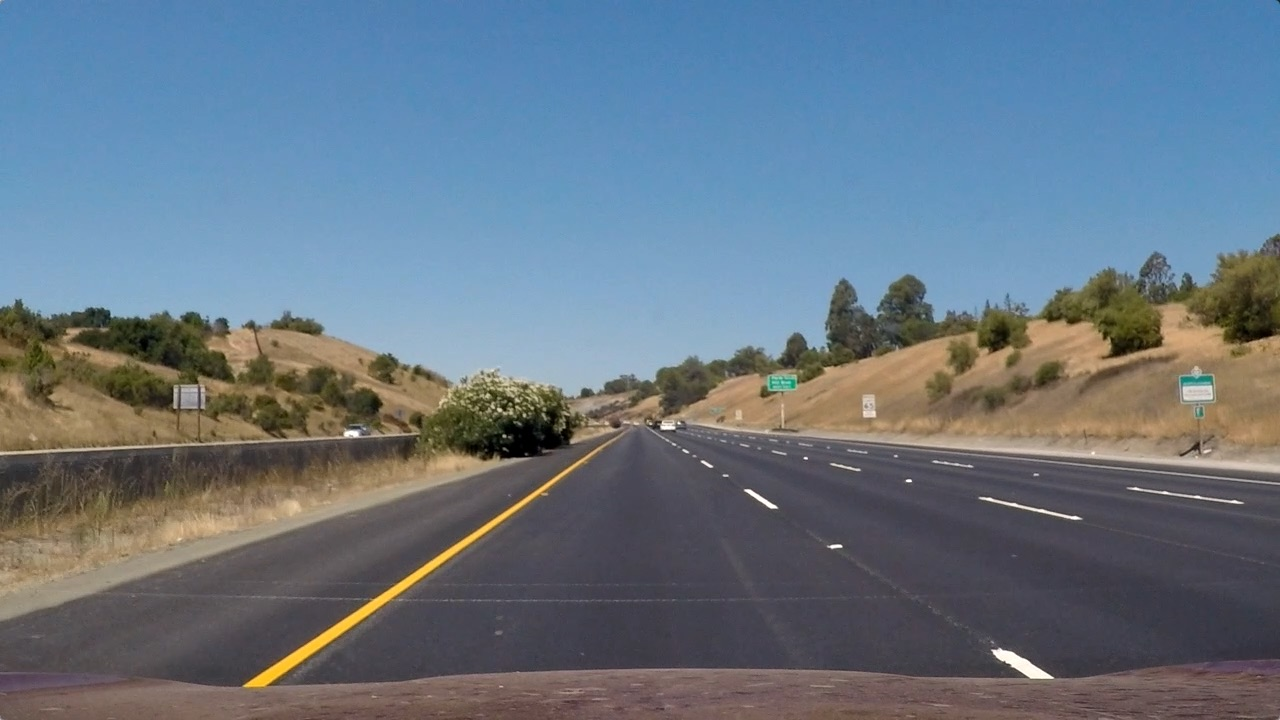
#> input picture test_images/test0a.jpg, 1280 x 720 px
$ python -i pipeline.py   (imports and definitions only)   (older library calls are emulated)
#> lines starting #> are read from the running program, lines starting #| are printed output that depends on the picture; after the words box and inside, x2 and y2 are one past the last pixel; in counts of white or black regions, pixels touching at a corner belong together
### utils.py
import cv2
import numpy as np


def abs_sobel(img, orient=(1, 0), sobel_kernel=3, thresh=(0, 255)):
    """Apply Sobel gradient in x/y orientation"""
    gray = cv2.cvtColor(img, cv2.COLOR_RGB2GRAY)

    sobel = cv2.Sobel(gray, cv2.CV_64F, orient[0], orient[1], ksize=sobel_kernel)
    abs_sobel = np.absolute(sobel)
    scaled_sobel = np.uint8(255 * abs_sobel / np.max(abs_sobel))

    s_binary = np.zeros_like(scaled_sobel)
    s_binary[(scaled_sobel >= thresh[0]) & (scaled_sobel <= thresh[1])] = 1

    return s_binary


def color_select(img, thresh=(0, 255), color_conv_type=cv2.COLOR_RGB2HLS, color_conv_indx=2):
    color_cvt = img
    if color_conv_type is not None:
        color_cvt = cv2.cvtColor(img, color_conv_type)
    channel = color_cvt[:, :, color_conv_indx]

    binary_output = np.zeros_like(channel)
    binary_output[((channel > thresh[0]) & (channel <= thresh[1]))] = 1
    return binary_output


# [205 lines left out: functions mag_thresh, dir_threshold, convol, find_window_centroids, window_mask, not called in this run]

### line.py
import numpy as np


class Line():
    """
    Quadratic line class
    """
    def __init__(self, scalar, linear_coeff, quad_coeff):
        # line coefficients
        self.scalar_coeff = scalar
        self.linear_coeff = linear_coeff
        self.quad_coeff = quad_coeff

    def get_points(self, data=()):
        return self.quad_coeff * data ** 2 + self.linear_coeff * data + self.scalar_coeff

    def evaluate_curve_radius(self, xm_per_pix, ym_per_pix, eval_pnt_y=0):
        """
        Evaluate lane line curve radius at a point

        :param eval_pnt_y: point at which the curve radius is determined
        :return:
        """
        a = self.quad_coeff * xm_per_pix / (ym_per_pix ** 2)
        b = self.linear_coeff * xm_per_pix / ym_per_pix
        curve_radius = ((1 + (2 * a * eval_pnt_y * ym_per_pix + b) ** 2) ** 1.5) / np.absolute(2 * a)

        return curve_radius

### pipeline.py
import cv2 as cv
from utils import *
from line import Line


class Pipeline:
    def __init__(self):
        # camera matrix used undistort the images
        camera_params = np.load("camera_calib_result.npz")
#> (reads camera_calib_result.npz from the repository)
        self.mtx = camera_params['mtx']
        self.dist = camera_params['dist']

        self.frame_idx = 0  # video frame index

        # unwarping function ratios
        self.bot_width = .76  # percent of bottom trapezoid height
        self.mid_width = .08  # percent of middle trapezoid height
        self.hight_pct = .62  # percent for trapezoid height
        self.bott_trim = .935  # percent from top to bottom to avoid the car hood

        # left and right lane line coefficients
        self.left_line = None
        self.right_line = None

        # non-optimized sliding window search params
        # Set the width of the search windows to 2*margin for each frame level
        self.margin = 140
        # Set minimum number of points found to recenter window at each level.
        # If less points found, keep the previous center.
        self.minpix = 400

        # Define conversions in x and y from pixels space to meters
        self.ym_per_pix = 30 / 720  # meters per pixel in y dimension
        self.xm_per_pix = 3.7 / 700  # meters per pixel in x dimension

    def draw_lane(self, img):
        self.frame_idx += 1
        # Undistort the camera image
        undist_img = cv.undistort(img, self.mtx, self.dist, None, self.mtx)

        # Apply Sobel and color filters to extract the lines
        filtered_img = self._apply_filters(undist_img)

        # Unwarp image to bird-eye view for easier lane win analysis
        warpedImg, M, Minv = self.unwarp_image(filtered_img)
        warped_binary_img = np.zeros(warpedImg.shape[0:2], dtype=np.uint8)
        warped_binary_img[warpedImg[:, :, 0] > 50] = 1               # get rid of some of the noise pixels

        # Use sliding window to discover the lane lines coefficients (2nd deg polynomial) in the unwarped image
        win = self._sliding_win(warped_binary_img, margin=self.margin, minpix=self.minpix)
        self.left_line = win['left_line']
        self.right_line = win['right_line']
        # unwarped image with the lane lines colored and the search rectangles drawn
        bird_view_img = win['search_visualization_img']

        # Create an image palette to draw the lane polygon on
        warp_zero = np.zeros_like(warped_binary_img).astype(np.uint8)
        img_palette = np.dstack((warp_zero, warp_zero, warp_zero))

        # extract left and right line x_points at y_points
        y_points = np.linspace(0, warped_binary_img.shape[0] - 1, warped_binary_img.shape[0])
        left_line_x_points = self.left_line.get_points(y_points)
        right_line_x_points = self.right_line.get_points(y_points)

        # fill polygon between left and right lines on the image palette
        self._fill_polygon_on_palette(img_palette, left_line_x_points, right_line_x_points, y_points)

        # Warp the img_palette with the polygon back to the original image space using inverse perspective matrix (Minv)
        warped_polygon_layer_img = cv2.warpPerspective(img_palette, Minv, (undist_img.shape[1], undist_img.shape[0]))

        # Combine the result with the original image
        lane_img = cv2.addWeighted(undist_img, 1, warped_polygon_layer_img, 0.3, 0)

        # Calculate the radii of the curvature in meters
        y_eval = np.max(y_points)
        left_curverad = self.left_line.evaluate_curve_radius(self.xm_per_pix, self.ym_per_pix, eval_pnt_y=y_eval)
        right_curverad = self.right_line.evaluate_curve_radius(self.xm_per_pix, self.ym_per_pix, eval_pnt_y=y_eval)
        curve_radius = (left_curverad + right_curverad) // 2

        # calculate the distance the car is off center of the lane (meters)
        center_offset_m = self._calculate_dist_off_center(undist_img, warped_polygon_layer_img)

        return self.overlay_meta_image(lane_img, filtered_img, bird_view_img, frame_num=self.frame_idx,
                                       curve_rad=curve_radius, center_offset=center_offset_m)

    def _fill_polygon_on_palette(self, img_palette, left_line_x_points, right_line_x_points, y_points):
        """
        Draw a polygon on image palette

        :param img_palette: palette to draw the polygon on
        :param left_line_x_points: left line points
        :param right_line_x_points: right line points
        :param y_points:
        :return:
        """
        # Recast the x and y points into usable format for cv2.fillPoly()
        pts_left = np.array([np.transpose(np.vstack([left_line_x_points, y_points]))])
        pts_right = np.array([np.flipud(np.transpose(np.vstack([right_line_x_points, y_points])))])
        pts = np.hstack((pts_left, pts_right))
        # Draw the lane onto the unwarped image palette
        cv2.fillPoly(img_palette, np.int_([pts]), (0, 255, 0))

    def _calculate_dist_off_center(self, img, warped_lane_img):
        """
        Determine the distance car is off center by comparing the
        :param img: original undistorted image
        :param warped_lane_img: new warped lane image
        :return:
        """
        front_perspective_row = int(img.shape[0] * self.bott_trim)
        front_perspective_inds = np.array(warped_lane_img[front_perspective_row]).nonzero()[0]
        mid_lane_x = img.shape[1] // 2
        center_diff_pix = (front_perspective_inds[0] + front_perspective_inds[-1]) // 2 - mid_lane_x
        center_diff_m = center_diff_pix * self.xm_per_pix
        return center_diff_m

    def _apply_filters(self, undist_img):
        """
        Apply Sobel and color filters to extract the lines

        :param undist_img:  undistorted camera image to apply filters to
        :return:
        """
        sobel_binary_x = abs_sobel(undist_img, orient=(1, 0), sobel_kernel=5, thresh=(20, 100))
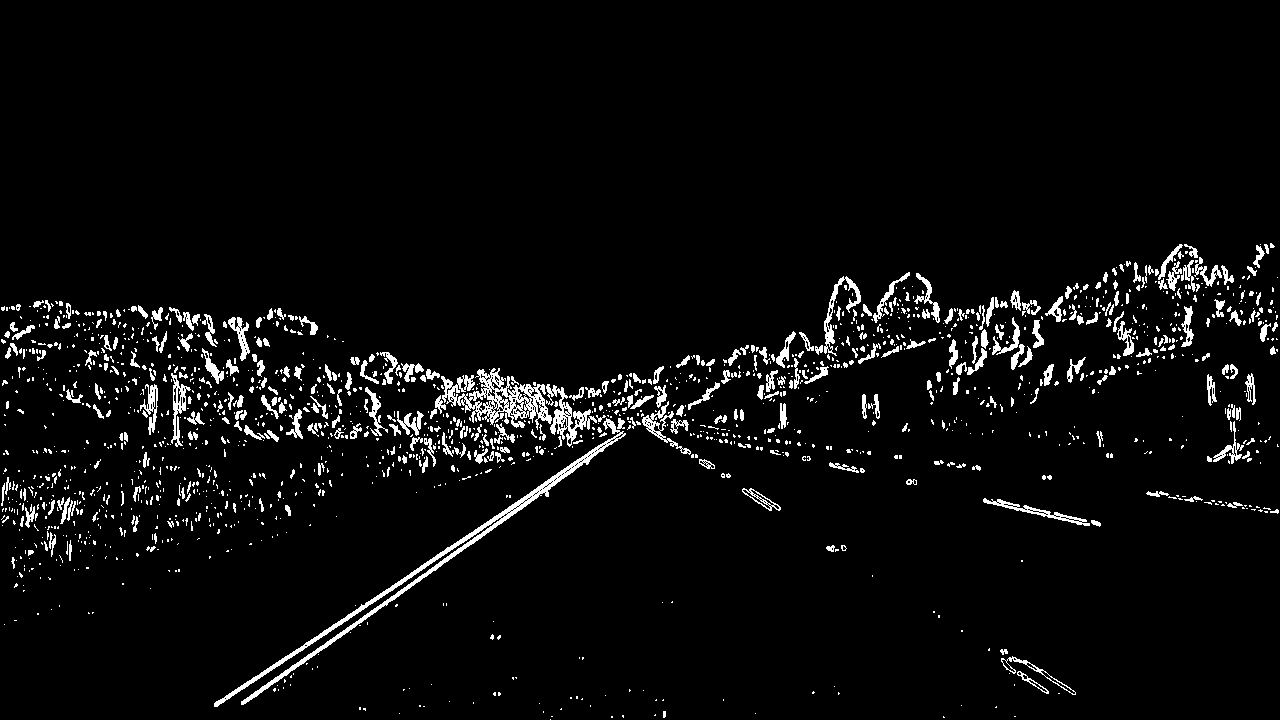
#> sobel_binary_x: shape (720, 1280); values 0 (black) and 1 (white), 4.3% white; 1689 white regions (1320 under 20 px), largest, box (x1, y1, x2, y2) and area: (214, 418, 626, 707) 3970, (441, 368, 552, 430) 2578, (546, 384, 597, 447) 936
        sobel_binary_y = abs_sobel(undist_img, orient=(0, 1), sobel_kernel=5, thresh=(20, 100))
#> sobel_binary_y: shape (720, 1280); values 0 (black) and 1 (white), 7.7% white; 1780 white regions (1401 under 20 px), largest, box (x1, y1, x2, y2) and area: (98, 367, 1070, 709) 12486, (634, 398, 1280, 490) 6895, (0, 412, 420, 458) 3343
        color_binary_s = color_select(undist_img, thresh=(100, 255), color_conv_type=cv.COLOR_RGB2HLS, color_conv_indx=2)
#> color_binary_s: shape (720, 1280); values 0 (black) and 1 (white), 33.4% white; 771 white regions (619 under 20 px), largest, box (x1, y1, x2, y2) and area: (0, 0, 1280, 316) 282474, (218, 453, 593, 707) 5280, (1115, 297, 1190, 358) 2510
        color_binary_v = color_select(undist_img, thresh=(50, 255), color_conv_type=cv.COLOR_RGB2HSV, color_conv_indx=2)
#> call 2 of color_select, with thresh = (50, 255), color_conv_type = 41, color_conv_indx = 2
#> in color_select (call 2), `channel = color_cvt[:, :, color_conv_indx]`:
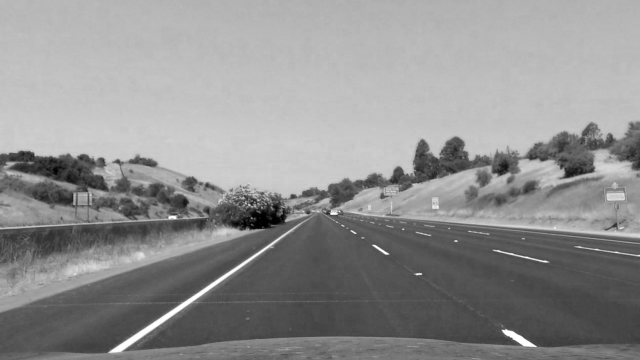
#> channel: shape (720, 1280) (shown at 1/2 size); min 0, max 255, mean 143.5
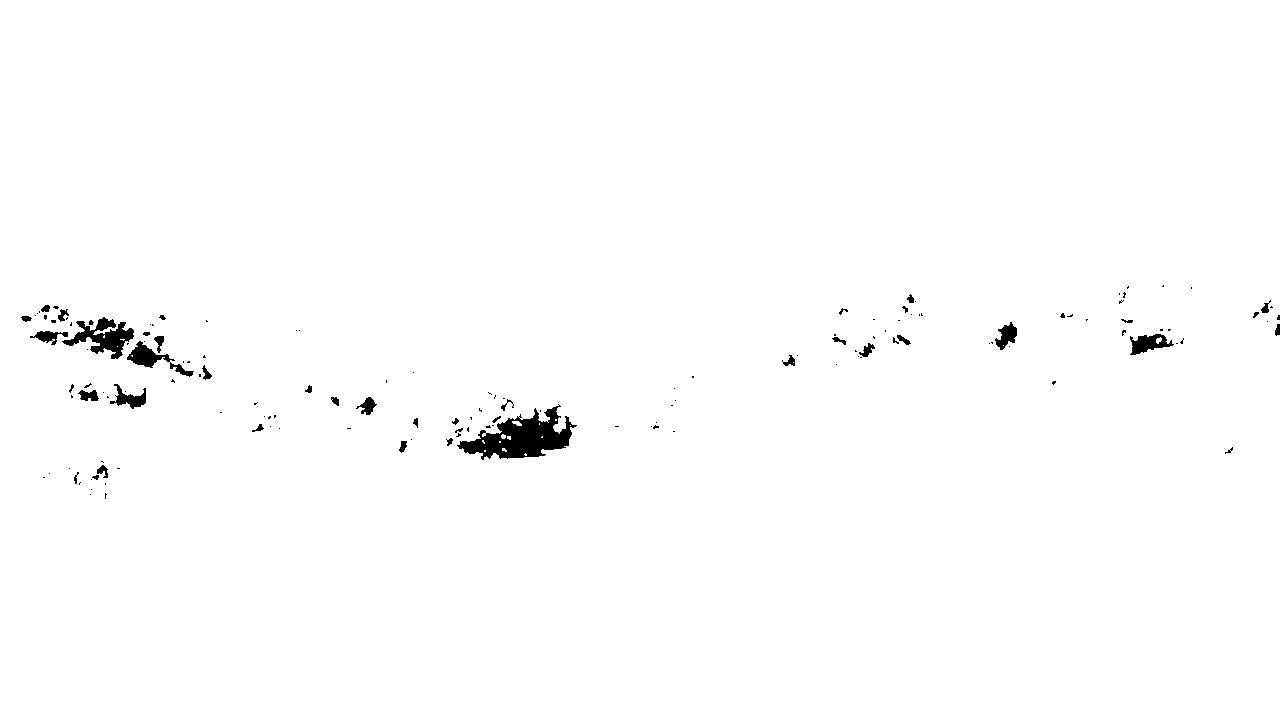
#> color_binary_v: shape (720, 1280); values 0 (black) and 1 (white), 99.1% white; 146 black regions (106 under 20 px), largest, box (x1, y1, x2, y2) and area: (457, 404, 577, 460) 3082, (62, 317, 134, 359) 1264, (127, 341, 194, 377) 669
#> in draw_lane, `filtered_img = self._apply_filters(undist_img)`:
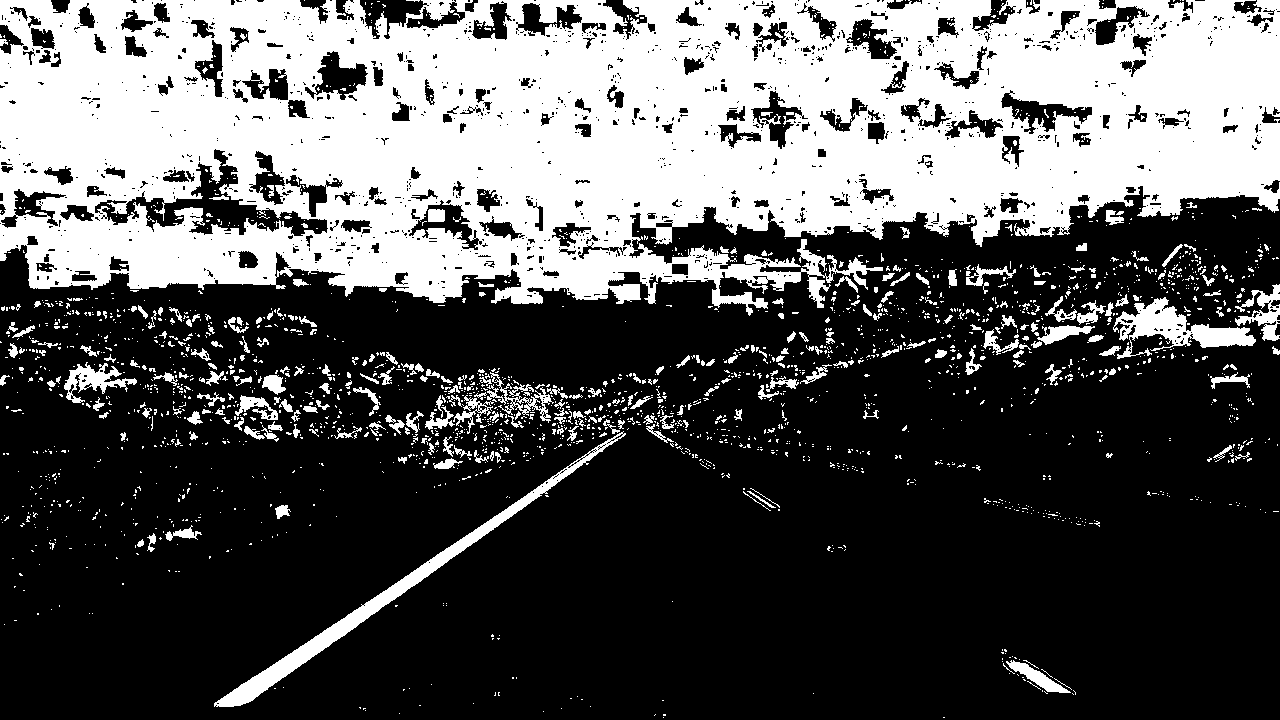
#> filtered_img: shape (720, 1280, 3); 34.8% white; 2295 white regions (2019 under 20 px), largest, box (x1, y1, x2, y2) and area: (0, 0, 1280, 316) 282474, (214, 431, 626, 707) 5780, (1113, 297, 1256, 359) 3265

        bin_img = np.zeros_like(undist_img)
        bin_img[((sobel_binary_x == 1) & (sobel_binary_y == 1)) | ((color_binary_s == 1) & (color_binary_v == 1))] = (255, 255, 255)
        return bin_img

    def unwarp_image(self, img):
        """
        :param img:  image to be unwarped
        :return: unwarped image, unwarp matrix M, warp matrix (inverse of M)

        Warping function was borrowed from Volker van Aken.  His ratios work better than the ones I came up with.
        """

        src = np.float32([[img.shape[1] * (.5 - self.mid_width / 2), img.shape[0] * self.hight_pct],
                          [img.shape[1] * (.5 + self.mid_width / 2), img.shape[0] * self.hight_pct],
                          [img.shape[1] * (.5 + self.bot_width / 2), img.shape[0] * self.bott_trim],
                          [img.shape[1] * (.5 - self.bot_width / 2), img.shape[0] * self.bott_trim]])

        left_off_pct = 1 / 8  # part of left cut
        right_off_pct = 1 / 4  # part of right cut

        dst = np.float32([[img.shape[1] * left_off_pct, 0], [img.shape[1] * (1 - right_off_pct), 0],
                          [img.shape[1] * (1 - right_off_pct), img.shape[0]],
                          [img.shape[1] * left_off_pct, img.shape[0]]])
#> (the rest of the program and of its run is left out)
